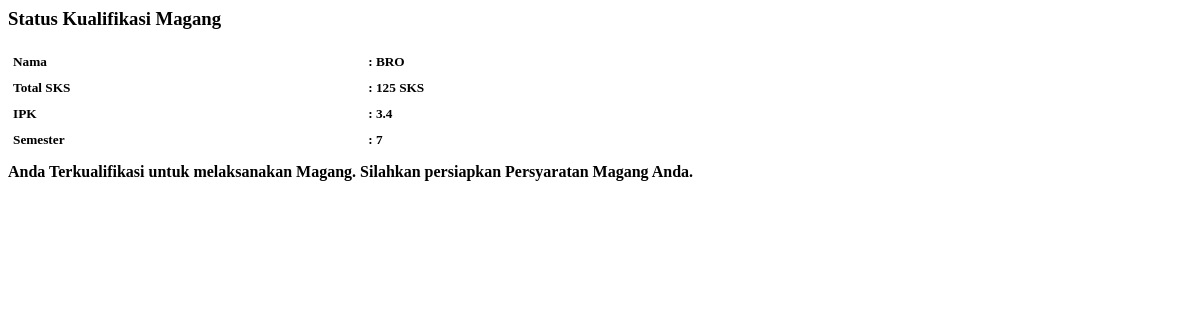
/mhs/reqs/status.php (signed in), run on an earlier commit of the app's database.
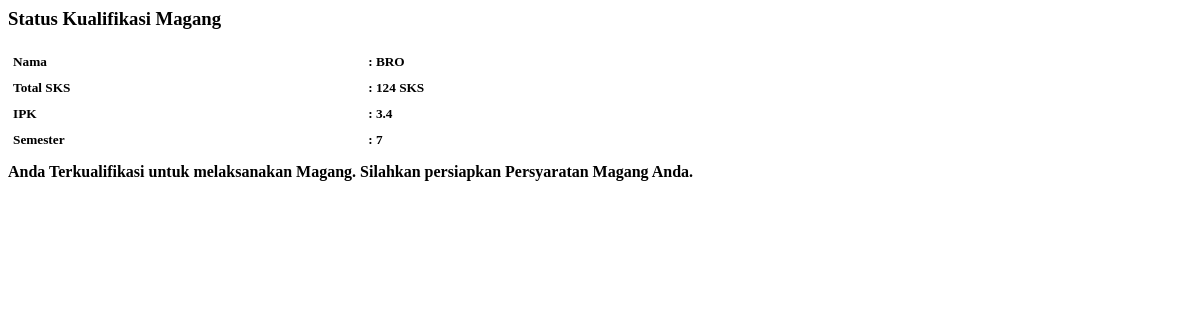
And on a later commit of the database.
### tables this page shows
CREATE TABLE `mahasiswa` (
  `nim` varchar(20) NOT NULL,
  `nama` varchar(255) NOT NULL,
  `tempat_lahir` varchar(100) NOT NULL,
  `tanggal_lahir` date NOT NULL,
  `fakultas` varchar(70) NOT NULL,
  `prodi` varchar(70) NOT NULL,
  `jenis_kelamin` tinyint(4) NOT NULL,
  `telp` varchar(12) NOT NULL,
  `sks` tinyint(4) NOT NULL,
  `ipk` double NOT NULL,
  `semester` tinyint(4) NOT NULL,
  `nip_pembimbing` varchar(20) NOT NULL,
  `tempat_magang` varchar(100) DEFAULT NULL
);

### core/Database.php (called while the page is built, shortened)
<?php
	class Database
	{
		function __construct()
		{
		    $this->host = 'localhost';
		    $this->user = 'root';
		    $this->pass = '';
		    $this->db 	= 'magang';
		    $this->conn = new mysqli($this->host, $this->user, $this->pass, $this->db);
		}
	}
 ?>

### core/Mahasiswa.php (called while the page is built, shortened)
<?php
	require_once 'Database.php';
	class Mahasiswa extends Database
	{
		function __construct()
		{
			$nim = $_SESSION['username'];
			$query 	= "SELECT dosen.nama AS nama_pembimbing, mahasiswa.* FROM mahasiswa JOIN dosen WHERE dosen.nip = mahasiswa.nip_pembimbing AND mahasiswa.nim = '$nim'";
			$result = $this->conn->query($query);
			while($row = $result->fetch_object())
			{
				$this->nama 			= $row->nama;
				$this->sks 				= $row->sks;
				$this->ipk 				= $row->ipk;
				$this->semester 		= $row->semester;
			}
		}
	}
	$mahasiswa = new Mahasiswa();
 ?>

### mhs/reqs/status.php (the view, shortened to what this page needs)
<div class="col-md-12">
  <h3 class="status-head">Status Kualifikasi Magang</h3><?php require_once '../../core/Mahasiswa.php'; ?>
  <h5 class="data-type">Nama</h5><h5 class="data-content"> : <?= $mahasiswa->nama ?></h5>
  <h5 class="data-type">Total SKS</h5><h5 class="data-content"> : <?= $mahasiswa->sks ?> SKS</h5>
  <h5 class="data-type">IPK</h5><h5 class="data-content"> : <?= $mahasiswa->ipk ?></h5>
  <h5 class="data-type">Semester</h5><h5 class="data-content"> : <?= $mahasiswa->semester ?></h5>
  <?php if($mahasiswa->sks >= 120) : ?>
  <div class="alert alert-success data-status">Anda Terkualifikasi untuk melaksanakan Magang. Silahkan persiapkan Persyaratan Magang Anda.
  </div>
  <?php else : ?>
  <div class="alert alert-danger data-status">Anda Belum Terkualifikasi untuk melaksanakan Magang, karena SKS anda belum mencukupi. Silahkan periksa syarat dan ketentuan magang.
  </div>
  <?php endif; ?>
</div>

What changed in the data, as far as the page shows it:
changed mahasiswa "BRO": sks "125" → "124"
